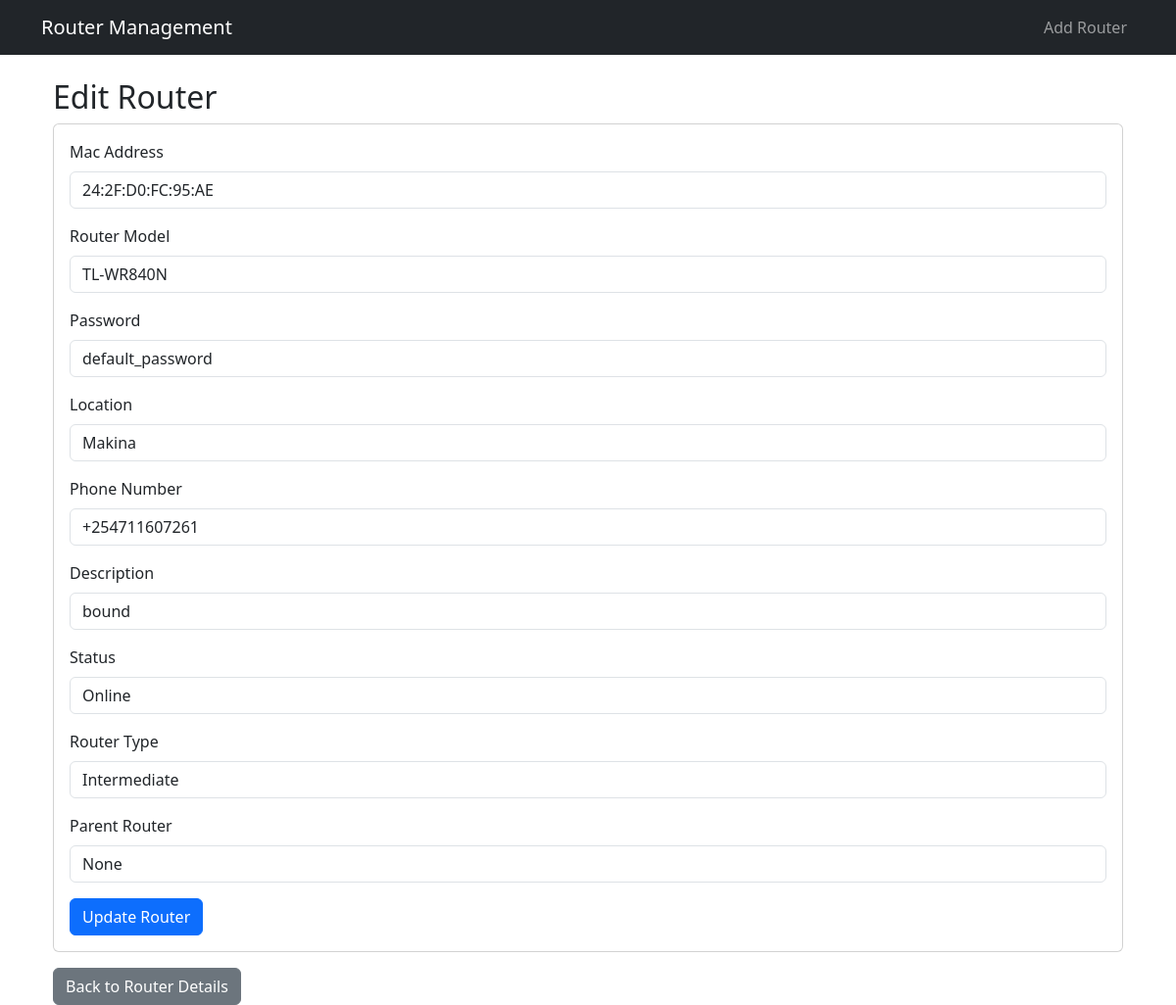
Page /routers/edit-router/61/ on the committed database.
### routers/models.py (models this page shows, shortened)
class Router(models.Model):
    MAC_ADDRESS_CHOICES = [
        ('online', 'Online'),
        ('offline', 'Offline'),
        ('reset', 'Reset'),
    ]
    ROUTER_TYPE_CHOICES = [
        ('head', 'Head'),  # Root router of the network
        ('tail', 'Tail'),  # End of the network (leaf node)
        ('intermediate', 'Intermediate'),  # Routers in between
    ]
    mac_address = models.CharField(max_length=17, unique=True)
    username = models.CharField(max_length=50, unique=False)
    password = models.CharField(max_length=50)
    location = models.CharField(max_length=100)
    phone_number = models.CharField(max_length=15)
    status = models.CharField(max_length=10, choices=MAC_ADDRESS_CHOICES)
    description = models.TextField(blank=True, null=True)
    last_checked = models.DateTimeField(auto_now=True)
    last_reset = models.DateTimeField(null=True, blank=True)
    router_type = models.CharField(max_length=50, choices=ROUTER_TYPE_CHOICES, default='intermediate')
    parent_router = models.ForeignKey(
        'self',  # Referencing the same model
        on_delete=models.SET_NULL,  # Set null if the parent router is deleted
        null=True,  # Parent router can be null for head routers (root routers)
        blank=True,  # Parent router is optional for head routers
        related_name='children'  # This will allow easy access to child routers
    )

### routers/views.py (the view)
# urls.py: path('routers/edit-router/<int:id>/', views.edit_router, name='edit_router'),
def edit_router(request, id):
    router = get_object_or_404(Router, id=id)
    if request.method == 'POST':
        form = RouterForm(request.POST, instance=router)  # Bind the form to the router instance
        if form.is_valid():
            print(form.is_valid(), "---- form it is valide.... ")
            form.save()  # Save the updated router data
            messages.success(request, "Router updated successfully!")
            return redirect('router_details', id=router.id)  # Redirect to the updated router details page
        else:
            print(form.errors, "---- form errors.... ")
            messages.error(request, "Invalid form submission.")
    else:
        print("---- form is not valid.... ")
        messages.error(request, "Invalid form submission.")
        form = RouterForm(instance=router)  # Pre-populate the form with the current router data
    return render(request, 'routers/edit_router.html', {'form': form, 'router': router})

### routers/templates/routers/edit_router.html (shortened to what this page needs)
{% extends 'base.html' %}
{% block content %}
<div class="container">
  <h2>Edit Router</h2>
  <div class="card">
    <div class="card-body">
      <form method="post">
        <div class="mb-3">
          <label for="mac_address" class="form-label">Mac Address</label>
          <input type="text" class="form-control" id="mac_address" name="mac_address" value="{{ router.mac_address }}" required>
        </div>
        <div class="mb-3">
          <label for="username" class="form-label">Router Model</label>
          <input type="text" class="form-control" id="username" name="username" value="{{ router.username }}" required>
        </div>
        <div class="mb-3">
          <label for="password" class="form-label">Password</label>
          <input type="text" class="form-control" id="password" name="password" value="{{ router.password }}" required>
        </div>
        <div class="mb-3">
          <label for="location" class="form-label">Location </label>
          <input type="text" class="form-control" id="location" name="location" value="{{ router.location }}" required>
        </div>
        <div class="mb-3">
          <label for="phone_number" class="form-label">Phone Number</label>
          <input type="text" class="form-control" id="phone_number" name="phone_number" value="{{ router.phone_number }}" required>
        </div>
        <div class="mb-3">
          <label for="description" class="form-label"> Description</label>
          <input type="text" class="form-control" id="description" name="description" value="{{ router.description }}" required>
        </div>
        <div class="mb-3">
          <label for="status" class="form-label">Status</label>
          <select class="form-control" id="status" name="status">
            <option value="online" {% if router.status == 'online' %}selected{% endif %}>Online</option>
          </select>
        </div>
        <div class="mb-3">
          <label for="router_type" class="form-label">Router Type</label>
          <select class="form-control" id="router_type" name="router_type">
            <option value="intermediate" {% if router.router_type == 'intermediate' %}selected{% endif %}>Intermediate</option>
          </select>
        </div>
        <div class="mb-3">
          <label for="parent_router" class="form-label">Parent Router</label>
            <select class="form-control" id="parent_router" name="parent_router">
                <option value="" {% if router.parent_router == None %}selected{% endif %}>None</option>
            </select>
        </div>
        <button type="submit" class="btn btn-primary">Update Router</button>
      </form>
    </div>
  </div>
  <a href="{% url 'router_details' router.id %}" class="btn btn-secondary mt-3">Back to Router Details</a>
</div>
{% endblock %}

### rows in the picture
Router: mac_address "24:2F:D0:FC:95:AE", username "TL-WR840N", password "default_password", location "Makina", phone_number "+254711607261", description "bound", status "Online", router_type "Intermediate", parent_router "None"
